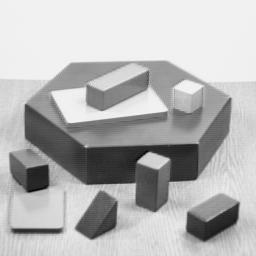
#> input picture assets/blox.jpg, 256 x 256 px
$ jupyter execute py_fast.ipynb
#> lines starting #> are read from the running program, lines starting #| are printed output that depends on the picture
FAST Algorithm for Corner Detection
===================================

Goal
----

In this chapter,
    -   We will understand the basics of FAST algorithm
    -   We will find corners using OpenCV functionalities for FAST algorithm.

Theory
------

We saw several feature detectors and many of them are really good. But when looking from a real-time
application point of view, they are not fast enough. One best example would be SLAM (Simultaneous
Localization and Mapping) mobile robot which have limited computational resources.

As a solution to this, FAST (Features from Accelerated Segment Test) algorithm was proposed by
Edward Rosten and Tom Drummond in their paper "Machine learning for high-speed corner detection" in
2006 (Later revised it in 2010). A basic summary of the algorithm is presented below. Refer original
paper for more details (All the images are taken from original paper).

### Feature Detection using FAST

1. Select a pixel $p$ in the image which is to be identified as an interest point or not. Let its
    intensity be $I_p$.
2.  Select appropriate threshold value $t$.
3.  Consider a circle of 16 pixels around the pixel under test. (See the image below)


1. Now the pixel $p$ is a corner if there exists a set of $n$ contiguous pixels in the circle (of
    16 pixels) which are all brighter than $I_p + t$, or all darker than $I_p − t$. (Shown as white
    dash lines in the above image). $n$ was chosen to be 12.
5.  A **high-speed test** was proposed to exclude a large number of non-corners. This test examines
    only the four pixels at 1, 9, 5 and 13 (First 1 and 9 are tested if they are too brighter or
    darker. If so, then checks 5 and 13). If $p$ is a corner, then at least three of these must all
    be brighter than $I_p + t$ or darker than $I_p − t$. If neither of these is the case, then $p$
    cannot be a corner. The full segment test criterion can then be applied to the passed candidates
    by examining all pixels in the circle. This detector in itself exhibits high performance, but
    there are several weaknesses:

    -   It does not reject as many candidates for n \< 12.
    -   The choice of pixels is not optimal because its efficiency depends on ordering of the
        questions and distribution of corner appearances.
    -   Results of high-speed tests are thrown away.
    -   Multiple features are detected adjacent to one another.

First 3 points are addressed with a machine learning approach. Last one is addressed using
non-maximal suppression.

### Machine Learning a Corner Detector

1. Select a set of images for training (preferably from the target application domain)
2.  Run FAST algorithm in every images to find feature points.
3.  For every feature point, store the 16 pixels around it as a vector. Do it for all the images to
    get feature vector $P$.
4.  Each pixel (say $x$) in these 16 pixels can have one of the following three states:

$$S_{p \to x} = \begin{cases} d, & I_{p \to x} \le I_p - t & \text{(darker)} \\ s, & I_p - t < I_{p \to x} < I_p + t & \text{(similar)} \\ b, & I_p + t \le I_{p \to x} & \text{(brighter)} \end{cases}$$

1. Depending on these states, the feature vector $P$ is subdivided into 3 subsets, $P_d$, $P_s$,
    $P_b$.
6.  Define a new boolean variable, $K_p$, which is true if $p$ is a corner and false otherwise.
7.  Use the ID3 algorithm (decision tree classifier) to query each subset using the variable $K_p$
    for the knowledge about the true class. It selects the $x$ which yields the most information
    about whether the candidate pixel is a corner, measured by the entropy of $K_p$.
8.  This is recursively applied to all the subsets until its entropy is zero.
9.  The decision tree so created is used for fast detection in other images.

### Non-maximal Suppression

Detecting multiple interest points in adjacent locations is another problem. It is solved by using
Non-maximum Suppression.

1. Compute a score function, $V$ for all the detected feature points. $V$ is the sum of absolute
    difference between $p$ and 16 surrounding pixels values.
2.  Consider two adjacent keypoints and compute their $V$ values.
3.  Discard the one with lower $V$ value.

### Summary

It is several times faster than other existing corner detectors.

But it is not robust to high levels of noise. It is dependent on a threshold.

FAST Feature Detector in OpenCV
-------------------------------

It is called as any other feature detector in OpenCV. If you want, you can specify the threshold,
whether non-maximum suppression to be applied or not, the neighborhood to be used etc.

For the neighborhood, three flags are defined, cv.FAST_FEATURE_DETECTOR_TYPE_5_8,
cv.FAST_FEATURE_DETECTOR_TYPE_7_12 and cv.FAST_FEATURE_DETECTOR_TYPE_9_16. Below is a
simple code on how to detect and draw the FAST feature points.

[cell 1]
import cv2 as cv
from matplotlib import pyplot as plt

img = cv.imread("../../../assets/blox.jpg", cv.IMREAD_GRAYSCALE)
#> img is the input picture: shape (256, 256); min 0, max 252, mean 182.8

# Initiate FAST object with default values
fast = cv.FastFeatureDetector_create()

# find and draw the keypoints
kp = fast.detect(img, None)
#> kp = 431 keypoints; strongest (x, y, size): (139, 162, 7), (86, 146, 7), (168, 159, 7), (47, 165, 7)
img2 = cv.drawKeypoints(img, kp, None, color=(255, 0, 0))
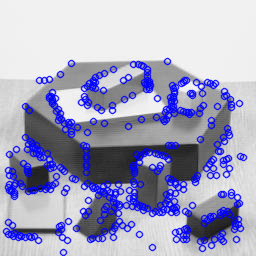
#> img2: shape (256, 256, 3); mean of channels 0, 1, 2 194.8, 164.3, 164.3; drawn as B, G, R

# Print all default params
print("Threshold: {}".format(fast.getThreshold()))
print("nonmaxSuppression:{}".format(fast.getNonmaxSuppression()))
print("neighborhood: {}".format(fast.getType()))
print("Total Keypoints with nonmaxSuppression: {}".format(len(kp)))
#| Total Keypoints with nonmaxSuppression: 431

# Disable nonmaxSuppression
fast.setNonmaxSuppression(0)
kp = fast.detect(img, None)
#> kp = 1575 keypoints; strongest (x, y, size): (167, 61, 7), (70, 62, 7), (71, 62, 7), (70, 63, 7)

print("Total Keypoints without nonmaxSuppression: {}".format(len(kp)))
#| Total Keypoints without nonmaxSuppression: 1575

img3 = cv.drawKeypoints(img, kp, None, color=(255, 0, 0))
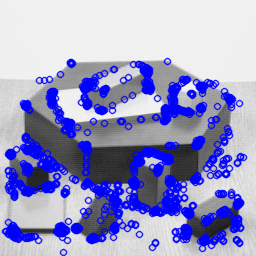
#> img3: shape (256, 256, 3); mean of channels 0, 1, 2 202, 153.5, 153.5; drawn as B, G, R


plt.subplot(121), plt.imshow(img2), plt.title("FAST with nonmaxSuppression")
plt.subplot(122), plt.imshow(img3), plt.title("FAST without nonmaxSuppression")
plt.show()
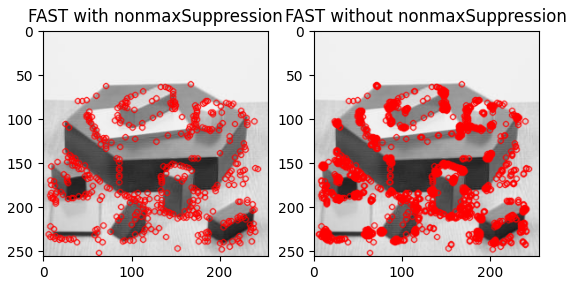
#> figure drawn by matplotlib, 2 panels
